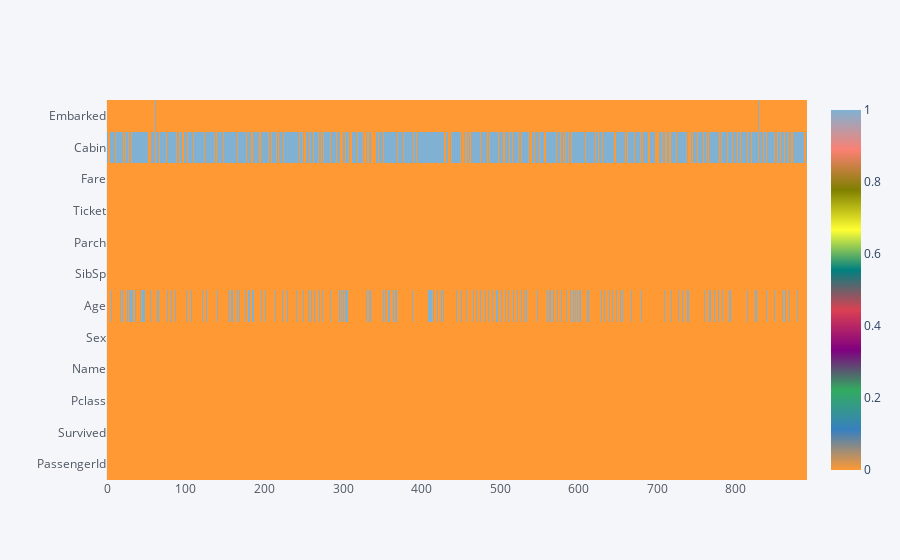

Write notebook code for a chart like this one.
### Code cell
# Use a heatmap to visualize missing data
# train.isnull() returns a dataframe of booleans
# .astype(int) converts that dataframe of booleans to dataframe of 0/1
train.isnull().astype(int).iplot(kind='heatmap')

### Figure 1 — Plotly figure (JSON) as saved in the notebook; plotly's stock layout.template omitted (floating-point values rounded to 4 significant figures; data arrays with more than 128 entries replaced by an {"elided": "..."} marker saying what was removed)
{"data": [{"colorscale": [[0, "rgb(255, 153, 51)"], [0.1111, "rgb(55, 128, 191)"], [0.2222, "rgb(50, 171, 96)"], [0.3333, "rgb(128, 0, 128)"], [0.4444, "rgb(219, 64, 82)"], [0.5556, "rgb(0, 128, 128)"], [0.6667, "rgb(255, 255, 51)"], [0.7778, "rgb(128, 128, 0)"], [0.8889, "rgb(251, 128, 114)"], [1, "rgb(128, 177, 211)"]], "type": "heatmap", "x": {"elided": "891 int values"}, "y": ["PassengerId", "Survived", "Pclass", "Name", "Sex", "Age", "SibSp", "Parch", "Ticket", "Fare", "Cabin", "Embarked"], "z": {"elided": "12x891 int values"}, "zmax": 1, "zmin": 0}], "layout": {"autosize": true, "legend": {"bgcolor": "#F5F6F9", "font": {"color": "#4D5663"}}, "paper_bgcolor": "#F5F6F9", "plot_bgcolor": "#F5F6F9", "title": {"font": {"color": "#4D5663"}}, "xaxis": {"autorange": true, "gridcolor": "#E1E5ED", "range": [-0.5, 890.5], "showgrid": true, "tickfont": {"color": "#4D5663"}, "title": {"font": {"color": "#4D5663"}, "text": ""}, "type": "linear", "zerolinecolor": "#E1E5ED"}, "yaxis": {"autorange": true, "gridcolor": "#E1E5ED", "range": [-0.5, 11.5], "showgrid": true, "tickfont": {"color": "#4D5663"}, "title": {"font": {"color": "#4D5663"}, "text": ""}, "type": "category", "zerolinecolor": "#E1E5ED"}}}
